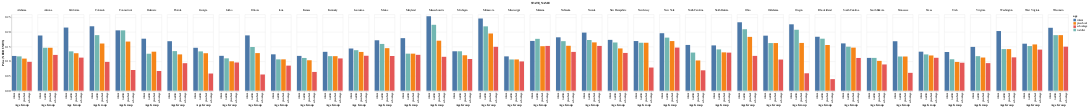

The cell this chart's notebook holds for it:
### Code cell
state_avg_norm_groupedbar(gdf)

### Figure 1 — Vega-Lite specification as saved in the notebook (floating-point values rounded to 4 significant figures; data arrays with more than 128 entries replaced by an {"elided": "..."} marker saying what was removed)
{"config": {"view": {"continuousWidth": 300, "continuousHeight": 300}}, "data": {"name": "data-0c8254c2ed4bd4346d6a300154ed630d"}, "mark": {"type": "bar"}, "encoding": {"color": {"field": "age", "type": "nominal"}, "column": {"field": "STATE_NAME", "type": "nominal"}, "x": {"field": "age", "sort": ["infant", "toddler", "preschool", "schoolage"], "title": "Age Group", "type": "nominal"}, "y": {"field": "adjusted price", "title": "Price (NEED UNITS)", "type": "quantitative"}}, "$schema": "https://vega.github.io/schema/vega-lite/v5.20.1.json", "datasets": {"data-0c8254c2ed4bd4346d6a300154ed630d": {"elided": "164 records"}}}
